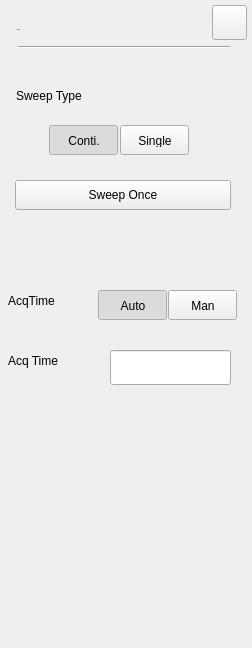
<?xml version="1.0" encoding="UTF-8"?>
<ui version="4.0">
 <class>RtSa_Dialog_SweepSetup</class>
 <widget class="QWidget" name="RtSa_Dialog_SweepSetup">
  <property name="geometry">
   <rect>
    <x>0</x>
    <y>0</y>
    <width>252</width>
    <height>648</height>
   </rect>
  </property>
  <property name="windowTitle">
   <string>Form</string>
  </property>
  <property name="styleSheet">
   <string notr="true">/*******************indoor**************/
#RtSa_Dialog_SweepSetup[status = &quot;indoor&quot;]
{
	border:1px;
	border-top-style:solid;
	border-top-color:black;
}
#RtSa_Dialog_SweepSetup[status = &quot;indoor&quot;]
#widget
{
	background-color:rgba(211,211,211,0.9);
}
#RtSa_Dialog_SweepSetup[status = &quot;indoor&quot;]
#widget&gt;QPushButton
{
	color:rgba(123, 123, 123,1);
	font: 75 13px &quot;Arial&quot;;
	border-style:flat;
	font-weight:bold;
}
#RtSa_Dialog_SweepSetup[status = &quot;indoor&quot;]
#widget&gt;QPushButton::checked
{
    color:rgba(87, 87, 87,1);
}
#RtSa_Dialog_SweepSetup[status = &quot;indoor&quot;]
#widget&gt;QPushButton::!checked
{
}
#RtSa_Dialog_SweepSetup[status = &quot;indoor&quot;]
RtSa_LineEdit
{
	background-color:rgba(255,255,255,0.6);
	color:rgba(162, 115, 0,1);
	padding:8px 8px 7px 10px ;
	font: 75 13px &quot;Arial&quot;;
	font-weight:bold;
}
#RtSa_Dialog_SweepSetup[status = &quot;indoor&quot;]
#widget&gt;QLabel
{
font: 75 13px &quot;Arial&quot;;
}
#RtSa_Dialog_SweepSetup[status = &quot;indoor&quot;]
#line
{
	background-color:rgba(46,46,46,1);
}
#RtSa_Dialog_SweepSetup[status = &quot;indoor&quot;]
RtSa_LineEdit:focus
{
  outline: none;
  border:2px solid rgba(162,115,0,1);
}
#RtSa_Dialog_SweepSetup[status = &quot;indoor&quot;]
#widget&gt;#pb_Sweep_Once
{
	background-color:rgb(0,0,0);
	color:rgb(255,255,255);
}
/***************outdoor*****************/
#RtSa_Dialog_SweepSetup[status = &quot;outdoor&quot;]
{
	border:1px;
	border-top-style:solid;
	border-top-color:black;
}
#RtSa_Dialog_SweepSetup[status = &quot;outdoor&quot;]
#widget
{
	background-color:rgba(211,211,211,0.9);
}
#RtSa_Dialog_SweepSetup[status = &quot;outdoor&quot;]
#widget&gt;QPushButton
{
	color:rgba(123, 123, 123,1);
	font: 75 13px &quot;Arial&quot;;
	border-style:flat;
	font-weight:bold;
}
#RtSa_Dialog_SweepSetup[status = &quot;outdoor&quot;]
#widget&gt;QPushButton::checked
{
    color:rgba(87, 87, 87,1);
}
#RtSa_Dialog_SweepSetup[status = &quot;outdoor&quot;]
RtSa_LineEdit
{
	color:rgba(162, 115, 0,1);
	padding:8px 8px 7px 10px ;
	font: 75 13px &quot;Arial&quot;;
	font-weight:bold; 
}
#RtSa_Dialog_SweepSetup[status = &quot;outdoor&quot;]
#widget&gt;QLabel
{
	font: 75 13px &quot;Arial&quot;; 
   color:rgba(46,46,46,1);
}
#RtSa_Dialog_SweepSetup[status = &quot;outdoor&quot;]
#line
{
	background-color:rgba(46,46,46,1);
}
#RtSa_Dialog_SweepSetup[status  =  &quot;outdoor&quot;] RtSa_LineEdit:disable
{ 
    color:rgba(133,133,133,0.6); 
}
#RtSa_Dialog_SweepSetup[status  =  &quot;outdoor&quot;] RtSa_LineEdit:focus
 { 
    outline: none;
	border:2px solid rgba(162,115,0,1); 
}
#RtSa_Dialog_SweepSetup[status = &quot;outdoor&quot;]
#widget&gt;#pb_Sweep_Once
{
	background-color:rgb(0,0,0);
	color:rgb(255,255,255);
}
/***************night*****************/
#RtSa_Dialog_SweepSetup[status = &quot;night&quot;]
{
	border:1px;
	border-top-style:solid;
	border-top-color:black;
}
#RtSa_Dialog_SweepSetup[status = &quot;night&quot;]
#widget
{
	background-color:rgba(208,182,139,0.9);
}
#RtSa_Dialog_SweepSetup[status = &quot;night&quot;]
#widget&gt;QPushButton
{
	color:rgba(123, 123, 123,1);
	font: 75 13px &quot;Arial&quot;;
	border-style:flat;
	font-weight:bold;
}
#RtSa_Dialog_SweepSetup[status = &quot;night&quot;]
#widget&gt;QPushButton::checked
{
   color:rgba(87, 87, 87,1);
}
/*#RtSa_Dialog_SweepSetup[status = &quot;night&quot;]
#widget&gt;QPushButton::!checked
{
   color:rgba(0, 0, 0, 1)
}
*/
#RtSa_Dialog_SweepSetup[status = &quot;night&quot;]
RtSa_LineEdit
{
	background: rgba(251,220,167,0.60);
   color:rgba(159,98,0,1);
	padding:8px 8px 7px 10px ;
	font: 75 13px &quot;Arial&quot;;
	font-weight:bold;
}
#RtSa_Dialog_SweepSetup[status  =  &quot;night&quot;] 
RtSa_LineEdit:disable
{
	color:rgba(133,133,133,0.6);
}

#RtSa_Dialog_SweepSetup[status  =  &quot;night&quot;] 
RtSa_LineEdit:focus
{
	outline: none;
	border:2px solid rgba(162,115,0,1);
}
#RtSa_Dialog_SweepSetup[status = &quot;night&quot;]
#widget&gt;QLabel
{
	font: 75 13px &quot;Arial&quot;;
	color:rgba(46,46,46,1);
}
#RtSa_Dialog_SweepSetup[status = &quot;night&quot;]
#line
{
	background-color:rgba(46,46,46,1);
}
#RtSa_Dialog_SweepSetup[status  =  &quot;night&quot;] RtSa_LineEdit:disable
{ 
    color:rgba(133,133,133,0.6);
}
#RtSa_Dialog_SweepSetup[status  =  &quot;night&quot;] RtSa_LineEdit:focus
 { 
	outline: none;
	border:2px solid rgba(162,115,0,1);
}
#RtSa_Dialog_SweepSetup[status = &quot;night&quot;]
#widget&gt;#pb_Sweep_Once
{
	background-color:rgb(0,0,0);
	color:rgb(255,255,255);
}</string>
  </property>
  <property name="status" stdset="0">
   <string>night</string>
  </property>
  <widget class="QWidget" name="widget" native="true">
   <property name="geometry">
    <rect>
     <x>0</x>
     <y>0</y>
     <width>252</width>
     <height>648</height>
    </rect>
   </property>
   <property name="styleSheet">
    <string notr="true"/>
   </property>
   <widget class="QLabel" name="label">
    <property name="geometry">
     <rect>
      <x>30</x>
      <y>70</y>
      <width>81</width>
      <height>21</height>
     </rect>
    </property>
    <property name="text">
     <string/>
    </property>
   </widget>
   <widget class="QLabel" name="label_9">
    <property name="geometry">
     <rect>
      <x>30</x>
      <y>120</y>
      <width>101</width>
      <height>21</height>
     </rect>
    </property>
    <property name="text">
     <string/>
    </property>
   </widget>
   <widget class="QLabel" name="label_10">
    <property name="geometry">
     <rect>
      <x>16</x>
      <y>85</y>
      <width>101</width>
      <height>21</height>
     </rect>
    </property>
    <property name="text">
     <string>Sweep Type</string>
    </property>
   </widget>
   <widget class="QPushButton" name="pb_single">
    <property name="geometry">
     <rect>
      <x>120</x>
      <y>125</y>
      <width>69</width>
      <height>30</height>
     </rect>
    </property>
    <property name="styleSheet">
     <string notr="true">#pb_single:checked
{
	padding: 8px 5px 7px 6px;
	background-image: url(:/rtsa/image/fre_checked_right.png);
	background-position:right;
}

#pb_single:!checked
{
padding: 8px 5px 7px 6px;
	background-image: url(:/rtsa/image/fre_checked_left.png);
	background-position:right;
}</string>
    </property>
    <property name="text">
     <string>Single</string>
    </property>
    <property name="checkable">
     <bool>true</bool>
    </property>
   </widget>
   <widget class="QPushButton" name="pb_conti">
    <property name="geometry">
     <rect>
      <x>49</x>
      <y>125</y>
      <width>69</width>
      <height>30</height>
     </rect>
    </property>
    <property name="styleSheet">
     <string notr="true">/*#QPushButton::pressed
{
background-color: rgb(255, 188, 0);
}
*/
#pb_conti:checked
{
	padding: 8px 14px 7px 15px;
	background-image: url(:/rtsa/image/fre_checked_left.png);
}
#pb_conti:!checked
{
padding: 8px 14px 7px 15px;
	background-image: url(:/rtsa/image/fre_checked_right.png);
}
</string>
    </property>
    <property name="text">
     <string>Conti.</string>
    </property>
    <property name="checkable">
     <bool>true</bool>
    </property>
    <property name="checked">
     <bool>true</bool>
    </property>
   </widget>
   <widget class="Line" name="line">
    <property name="geometry">
     <rect>
      <x>18</x>
      <y>46</y>
      <width>212</width>
      <height>2</height>
     </rect>
    </property>
    <property name="orientation">
     <enum>Qt::Horizontal</enum>
    </property>
   </widget>
   <widget class="QPushButton" name="pb_cancel">
    <property name="geometry">
     <rect>
      <x>212</x>
      <y>5</y>
      <width>35</width>
      <height>35</height>
     </rect>
    </property>
    <property name="styleSheet">
     <string notr="true">#RtSa_Dialog_SweepSetup[status = &quot;indoor&quot;]
#pb_cancel
{
background-color:rgba(0,0,0,0);
background-image: url(:/rtsa/image/btn_close_normal.png);
}
#RtSa_Dialog_SweepSetup[status = &quot;indoor&quot;]
#pb_cancel:pressed
{
background-image: url(:/rtsa/image/btn_close_click.png);
}

#RtSa_Dialog_SweepSetup[status = &quot;outdoor&quot;]
#pb_cancel
{
background-color:rgba(0,0,0,0);
background-image: url(:/rtsa/image/btn_close_normal.png);
}
#RtSa_Dialog_SweepSetup[status = &quot;outdoor&quot;]
#pb_cancel:pressed
{
background-image: url(:/rtsa/image/btn_close_click.png);
}

#RtSa_Dialog_SweepSetup[status = &quot;night&quot;]
#pb_cancel
{
background-color:rgba(0,0,0,0);
border-image: url(:/rtsa/image/night/btn_close_normal.png);
}
#RtSa_Dialog_SweepSetup[status = &quot;night&quot;]
#pb_cancel:pressed
{
border-image: url(:/rtsa/image/night/btn_close_click.png);
}</string>
    </property>
    <property name="text">
     <string/>
    </property>
   </widget>
   <widget class="QLabel" name="lblTitle">
    <property name="geometry">
     <rect>
      <x>17</x>
      <y>19</y>
      <width>102</width>
      <height>22</height>
     </rect>
    </property>
    <property name="font">
     <font>
      <family>Arial</family>
      <pointsize>-1</pointsize>
      <weight>75</weight>
      <italic>false</italic>
      <bold>true</bold>
     </font>
    </property>
    <property name="styleSheet">
     <string notr="true">#lblTitle
{
	font: 75 20px &quot;Arial&quot;;
	color:rgba(46,46,46,1);
	line-height:23px;
	font-weight:bold;
}</string>
    </property>
    <property name="text">
     <string>Sweep</string>
    </property>
   </widget>
   <widget class="QPushButton" name="pb_Sweep_Once">
    <property name="geometry">
     <rect>
      <x>15</x>
      <y>180</y>
      <width>216</width>
      <height>30</height>
     </rect>
    </property>
    <property name="focusPolicy">
     <enum>Qt::NoFocus</enum>
    </property>
    <property name="styleSheet">
     <string notr="true">#RtSa_Dialog_SweepSetup[status = &quot;indoor&quot;]
#pb_Sweep_Once
{
	font: 75 13px &quot;Arial&quot;;
	font-weight:bold;
	color: rgba(255, 255, 255, 1);	
	background-image: url(:/rtsa/image/btn_w216_nor.png);
}
#RtSa_Dialog_SweepSetup[status = &quot;indoor&quot;]
#pb_Sweep_Once:pressed
{
	background-image: url(:/rtsa/image/btn_w216_click.png);
}

#RtSa_Dialog_SweepSetup[status = &quot;outdoor&quot;]
#pb_Sweep_Once
{
	font: 75 13px &quot;Arial&quot;;
	font-weight:bold;
	color: rgba(0, 0, 0, 1);	
	background-image: url(:/rtsa/image/outdoor/btn_w216_nor.png);
}
#RtSa_Dialog_SweepSetup[status = &quot;outdoor&quot;]
#pb_Sweep_Once:pressed
{
	background-image: url(:/rtsa/image/btn_w216_click.png);
}

#RtSa_Dialog_SweepSetup[status = &quot;night&quot;]
#pb_Sweep_Once
{
	font: 75 13px &quot;Arial&quot;;
	font-weight:bold;
	color: #FBDBA7;
	background-image: url(:/rtsa/image/btn_w216_nor.png);
}
#RtSa_Dialog_SweepSetup[status = &quot;night&quot;]
#pb_Sweep_Once:pressed
{
	background-image: url(:/rtsa/image/btn_w216_click.png);
}</string>
    </property>
    <property name="text">
     <string>Sweep Once</string>
    </property>
   </widget>
   <widget class="RtSa_LineEdit" name="leAcqtime">
    <property name="geometry">
     <rect>
      <x>110</x>
      <y>350</y>
      <width>121</width>
      <height>35</height>
     </rect>
    </property>
    <property name="readOnly">
     <bool>true</bool>
    </property>
   </widget>
   <widget class="QPushButton" name="pbAcqMan">
    <property name="geometry">
     <rect>
      <x>168</x>
      <y>290</y>
      <width>69</width>
      <height>30</height>
     </rect>
    </property>
    <property name="styleSheet">
     <string notr="true">#pbAcqMan:checked
{
	padding: 8px 5px 7px 6px;
	background-image: url(:/rtsa/image/fre_checked_right.png);
	background-position:right;
}

#pbAcqMan:!checked
{
   padding: 8px 5px 7px 6px;
	background-image: url(:/rtsa/image/fre_checked_left.png);
	background-position:right;
}</string>
    </property>
    <property name="text">
     <string>Man</string>
    </property>
    <property name="checkable">
     <bool>true</bool>
    </property>
    <attribute name="buttonGroup">
     <string notr="true">AcqTimeGroup</string>
    </attribute>
   </widget>
   <widget class="QPushButton" name="pbAcqAuto">
    <property name="geometry">
     <rect>
      <x>98</x>
      <y>290</y>
      <width>69</width>
      <height>30</height>
     </rect>
    </property>
    <property name="styleSheet">
     <string notr="true">#pbAcqAuto:checked
{
	padding: 8px 14px 7px 15px;
	background-image: url(:/rtsa/image/fre_checked_left.png);
}
#pbAcqAuto:!checked
{
padding: 8px 14px 7px 15px;
	background-image: url(:/rtsa/image/fre_checked_right.png);
}
</string>
    </property>
    <property name="text">
     <string>Auto</string>
    </property>
    <property name="checkable">
     <bool>true</bool>
    </property>
    <property name="checked">
     <bool>true</bool>
    </property>
    <attribute name="buttonGroup">
     <string notr="true">AcqTimeGroup</string>
    </attribute>
   </widget>
   <widget class="QLabel" name="label_8">
    <property name="geometry">
     <rect>
      <x>8</x>
      <y>350</y>
      <width>91</width>
      <height>21</height>
     </rect>
    </property>
    <property name="text">
     <string>Acq Time</string>
    </property>
   </widget>
   <widget class="QLabel" name="label_11">
    <property name="geometry">
     <rect>
      <x>8</x>
      <y>290</y>
      <width>81</width>
      <height>21</height>
     </rect>
    </property>
    <property name="text">
     <string>AcqTime </string>
    </property>
   </widget>
  </widget>
  <widget class="QPushButton" name="pb_Auto_Density">
   <property name="geometry">
    <rect>
     <x>280</x>
     <y>520</y>
     <width>216</width>
     <height>30</height>
    </rect>
   </property>
   <property name="styleSheet">
    <string notr="true">#pb_Auto_Density
{
	font: 75 13px &quot;Arial&quot;;
	font-weight:bold;
	color: rgba(255, 255, 255, 1);	
	background-image: url(:/rtsa/image/btn_w216_nor.png);
}

#pb_Auto_Density:pressed
{
	background-image: url(:/rtsa/image/btn_w216_click.png);
}</string>
   </property>
   <property name="text">
    <string>Auto Adjust Density</string>
   </property>
  </widget>
  <widget class="RtSa_LineEdit" name="edit_curve">
   <property name="geometry">
    <rect>
     <x>317</x>
     <y>470</y>
     <width>151</width>
     <height>31</height>
    </rect>
   </property>
   <property name="readOnly">
    <bool>true</bool>
   </property>
  </widget>
  <widget class="QLabel" name="label_3">
   <property name="geometry">
    <rect>
     <x>317</x>
     <y>220</y>
     <width>101</width>
     <height>21</height>
    </rect>
   </property>
   <property name="text">
    <string>Persistence</string>
   </property>
  </widget>
  <widget class="QPushButton" name="pb_Infinite">
   <property name="geometry">
    <rect>
     <x>317</x>
     <y>240</y>
     <width>69</width>
     <height>30</height>
    </rect>
   </property>
   <property name="styleSheet">
    <string notr="true">#pb_Infinite:checked
{
	padding: 8px 14px 7px 15px;
	background-image: url(:/rtsa/image/fre_checked_left.png);
}
#pb_Infinite:!checked
{
padding: 8px 14px 7px 11px;
	background-image: url(:/rtsa/image/fre_checked_right.png);
}</string>
   </property>
   <property name="text">
    <string>Infinite</string>
   </property>
   <property name="checkable">
    <bool>true</bool>
   </property>
   <property name="checked">
    <bool>false</bool>
   </property>
   <property name="autoExclusive">
    <bool>true</bool>
   </property>
  </widget>
  <widget class="RtSa_LineEdit" name="edit_time">
   <property name="geometry">
    <rect>
     <x>317</x>
     <y>300</y>
     <width>151</width>
     <height>31</height>
    </rect>
   </property>
   <property name="readOnly">
    <bool>true</bool>
   </property>
  </widget>
  <widget class="RtSa_LineEdit" name="edit_lowest">
   <property name="geometry">
    <rect>
     <x>317</x>
     <y>420</y>
     <width>151</width>
     <height>31</height>
    </rect>
   </property>
   <property name="readOnly">
    <bool>true</bool>
   </property>
  </widget>
  <widget class="QLabel" name="label_7">
   <property name="geometry">
    <rect>
     <x>317</x>
     <y>450</y>
     <width>181</width>
     <height>21</height>
    </rect>
   </property>
   <property name="text">
    <string>Curve</string>
   </property>
  </widget>
  <widget class="QLabel" name="label_5">
   <property name="geometry">
    <rect>
     <x>317</x>
     <y>335</y>
     <width>181</width>
     <height>21</height>
    </rect>
   </property>
   <property name="text">
    <string>Highest Density</string>
   </property>
  </widget>
  <widget class="QLabel" name="label_2">
   <property name="geometry">
    <rect>
     <x>277</x>
     <y>196</y>
     <width>81</width>
     <height>21</height>
    </rect>
   </property>
   <property name="text">
    <string>Denisity</string>
   </property>
  </widget>
  <widget class="QPushButton" name="pb_Finite">
   <property name="geometry">
    <rect>
     <x>388</x>
     <y>240</y>
     <width>69</width>
     <height>30</height>
    </rect>
   </property>
   <property name="styleSheet">
    <string notr="true">#pb_Finite:checked
{
	padding: 8px 5px 7px 6px;
	background-image: url(:/rtsa/image/fre_checked_right.png);
	background-position:right;
}

#pb_Finite:!checked
{
padding: 8px 5px 7px 6px;
	background-image: url(:/rtsa/image/fre_checked_left.png);
	background-position:right;
}</string>
   </property>
   <property name="text">
    <string>Finite</string>
   </property>
   <property name="checkable">
    <bool>true</bool>
   </property>
   <property name="checked">
    <bool>false</bool>
   </property>
   <property name="autoExclusive">
    <bool>true</bool>
   </property>
  </widget>
  <widget class="RtSa_LineEdit" name="edit_highest">
   <property name="geometry">
    <rect>
     <x>317</x>
     <y>360</y>
     <width>151</width>
     <height>31</height>
    </rect>
   </property>
   <property name="readOnly">
    <bool>true</bool>
   </property>
  </widget>
  <widget class="QLabel" name="label_4">
   <property name="geometry">
    <rect>
     <x>317</x>
     <y>280</y>
     <width>181</width>
     <height>21</height>
    </rect>
   </property>
   <property name="text">
    <string>Persistence Time</string>
   </property>
  </widget>
  <widget class="QLabel" name="label_6">
   <property name="geometry">
    <rect>
     <x>317</x>
     <y>395</y>
     <width>181</width>
     <height>21</height>
    </rect>
   </property>
   <property name="text">
    <string>Lowest Density</string>
   </property>
  </widget>
 </widget>
 <customwidgets>
  <customwidget>
   <class>RtSa_LineEdit</class>
   <extends>QLineEdit</extends>
   <header location="global">rtsa_lineedit.h</header>
   <slots>
    <signal>clicked()</signal>
   </slots>
  </customwidget>
 </customwidgets>
 <resources/>
 <connections/>
 <buttongroups>
  <buttongroup name="AcqTimeGroup"/>
 </buttongroups>
</ui>
